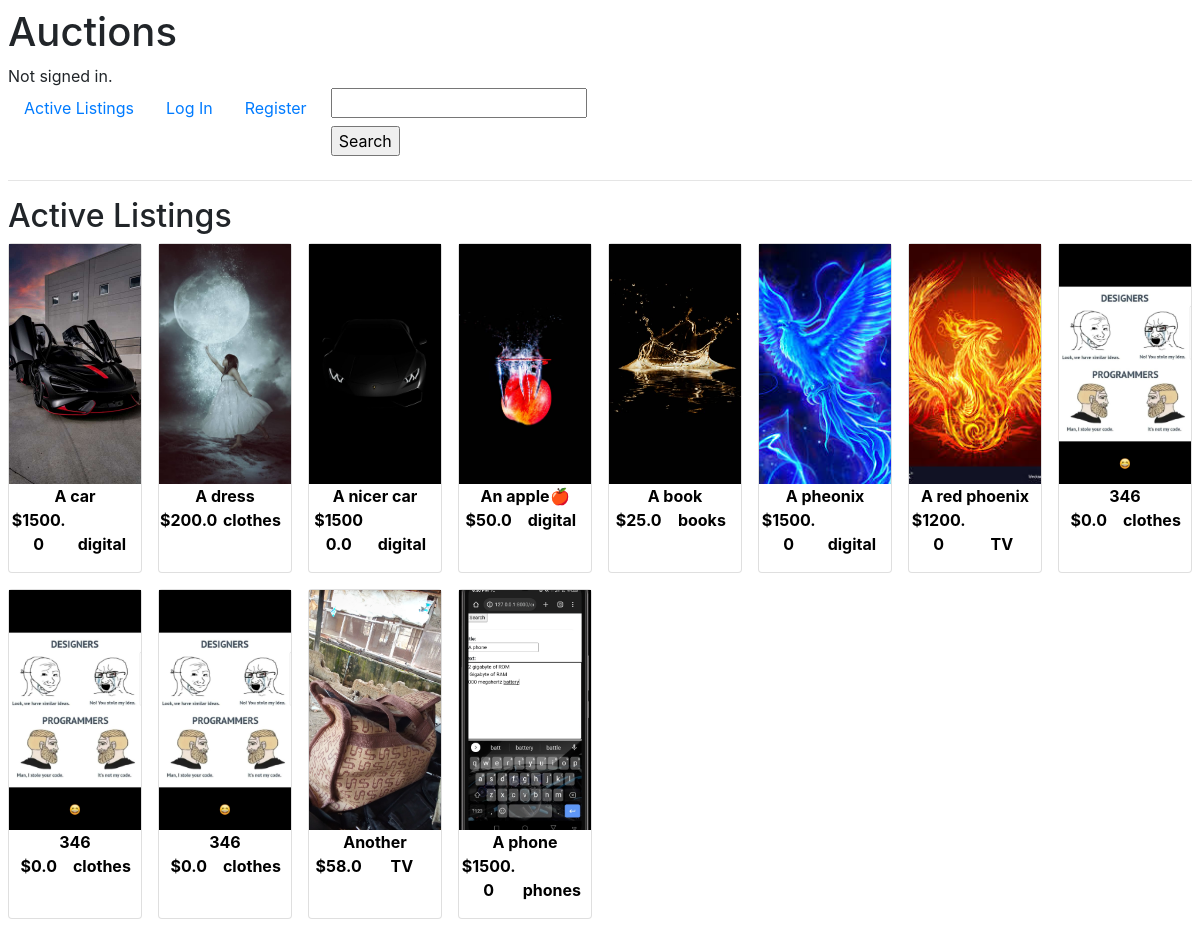
The page / on the database its author committed.
### auctions/models.py (models this page shows, shortened)
class Description(models.Model):
    id = models.AutoField(primary_key=True)
    title = models.CharField(max_length=40)
    text = models.TextField()
    image = models.ImageField(upload_to="images")
    startingPrice = models.FloatField()
    currentPrice = models.FloatField(default=0)
    category = models.CharField(max_length=25,choices=CATEGORY,null=True)
    itemSoldAs = models.OneToOneField(Auction, on_delete=models.CASCADE, related_name="saleAs")

### auctions/views.py (the view)
# urls.py: path("", views.index, name="index"),
def index(request, Category=None):
    if Category == "search":
        Category = request.GET.get("Category")
        descriptions = Description.objects.filter(category=Category)
        return render(request, "auctions/index.html", {
            "descriptions": descriptions
        })
    descriptions = Description.objects.all()
    return render(request, "auctions/index.html", {
        "descriptions": descriptions
    })

### auctions/context_processors.py (called while the page is built)
def searchCategories(request):
    return {
        'categories': CATEGORY
    }

### auctions/templates/auctions/index.html
{% extends "auctions/layout.html" %}
{% block body %}
    <h2>Active Listings</h2>
        <div class="wrapper">
            {% for item in descriptions %}
                <div class="card">
                    <a class="a" href="{% url 'itemPage' item.itemSoldAs.id %}">
                        <span class="imgSpan" style="
                            background-image: url('{{ item.image.url }}');
                            background-size: cover;
                            background-repeat: no-repeat;
                            background-position: center;
                            ">
                        </span>
                        <p class="ul">
                            <span class="first">{{ item.title }}</span>
                            {% if item.currentPrice < item.startingPrice %}
                                <span class="second">${{ item.startingPrice }}</span>
                            {% else %}
                                <span class="second">${{ item.currentPrice }}</span>
                            {% endif %}
                            <span class="third">{{ item.category }}</span>
                        </p>
                    </a>
                </div>
                {% empty %}
                    <div class="coloumn">
                        No Items currently listed
                    </div>
            {% endfor %}
        </div>
{% endblock %}

### auctions/templates/auctions/layout.html (shortened to what this page needs)
{% load static %}
<!DOCTYPE html>
<html lang="en">
    <head>
        <link rel="stylesheet" href="https://stackpath.bootstrapcdn.com/bootstrap/4.4.1/css/bootstrap.min.css">
        <link href="{% static 'auctions/styles.css' %}" rel="stylesheet">
    </head>
    <body>
        <h1>Auctions</h1>
        <div>
            {% if user.is_authenticated %}
                Signed in as <strong>{{ user.username }}</strong>.
            {% else %}
                Not signed in.
            {% endif %}
        </div>
        <ul class="nav">
            <li class="nav-item">
                <a class="nav-link" href="{% url 'index' %}">Active Listings</a>
            </li>
            {% if user.is_authenticated %}
                <li class="nav-item">
                    <a class="nav-link" href="{% url 'logout' %}">Log Out</a>
                </li>
                <li class="nav-item">
                    <a class="nav-link" href="{% url 'watchlist' %}">Watchlist</a>
                </li>
                <li class="nav-item">
                    <a class="nav-link" href="{% url 'create_listing' %}">Create Listing</a>
                </li>
            {% else %}
                <li class="nav-item">
                    <a class="nav-link" href="{% url 'login' %}">Log In</a>
                </li>
                <li class="nav-item">
                    <a class="nav-link" href="{% url 'register' %}">Register</a>
                </li>
            {% endif %}
            <li class="nav-item">
                <form action="{% url 'index' 'search' %}" method="get" accept-charset="utf-8">
                    <input name="Category" list="Category"/>
                    <input type="submit" value="Search" />
                </form>
            </li>
        </ul>
        <hr>
        {% block body %}
        {% endblock %}
    </body>
</html>

### auctions/static/auctions/styles.css (style rules this page uses)
html { box-sizing: border-box; padding: .5rem; }
*, *:after, *:before { box-sizing: inherit; }
.wrapper { display: grid; gap: 1rem; grid-template-columns: repeat(auto-fit, minmax(120px,.5fr)); grid-auto-rows: auto; }
.ul { display: block; }
.ul span { text-align: center; }
.first { display: block; width: 100%; }
.second, .third { display: inline-block; width: 45%; }
.card { display: flex; flex-direction: column; }
.imgSpan { display: block; width: 100%; height: 240px; }
.a, .a:hover, .a:visited, .a:active { text-decoration: none; color: black; }
span { display: block; }
p, label { display: inline; font-weight: bold; }
input, select { margin: .5rem; margin-top: 0; display: block; }

### rows shown on the page
Description: image (picture), title "A car", startingPrice "1500.0", category "digital"
Description: image (picture), title "A dress", startingPrice "200.0", category "clothes"
Description: image (picture), title "A nicer car", startingPrice "15000.0", category "digital"
Description: image (picture), title "An apple🍎", startingPrice "50.0", category "digital"
Description: image (picture), title "A book", startingPrice "25.0", category "books"
Description: image (picture), title "A pheonix", startingPrice "1500.0", category "digital"
Description: image (picture), title "A red phoenix", startingPrice "1200.0", category "TV"
Description: image (picture), title "346", currentPrice "0.0", category "clothes"
Description: image (picture), title "346", currentPrice "0.0", category "clothes"
Description: image (picture), title "346", currentPrice "0.0", category "clothes"
Description: image (picture), title "Another", startingPrice "58.0", category "TV"
Description: image (picture), title "A phone", startingPrice "1500.0", category "phones"
